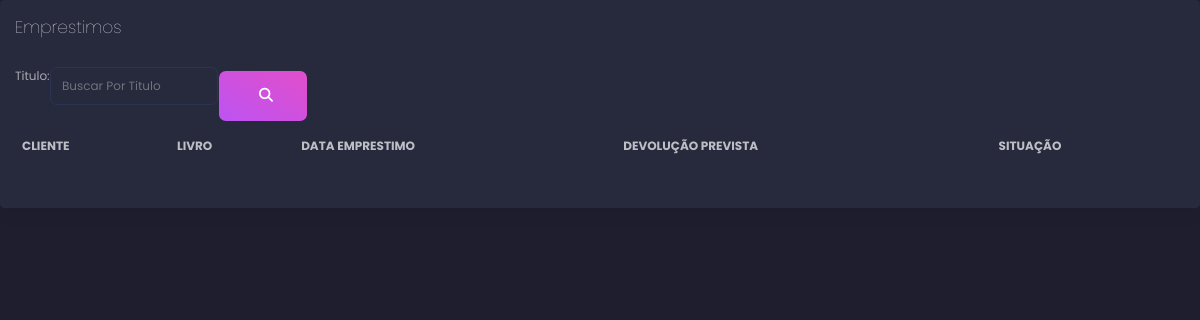
The app's page /emprestimo/listar_emprestimos/, older data.
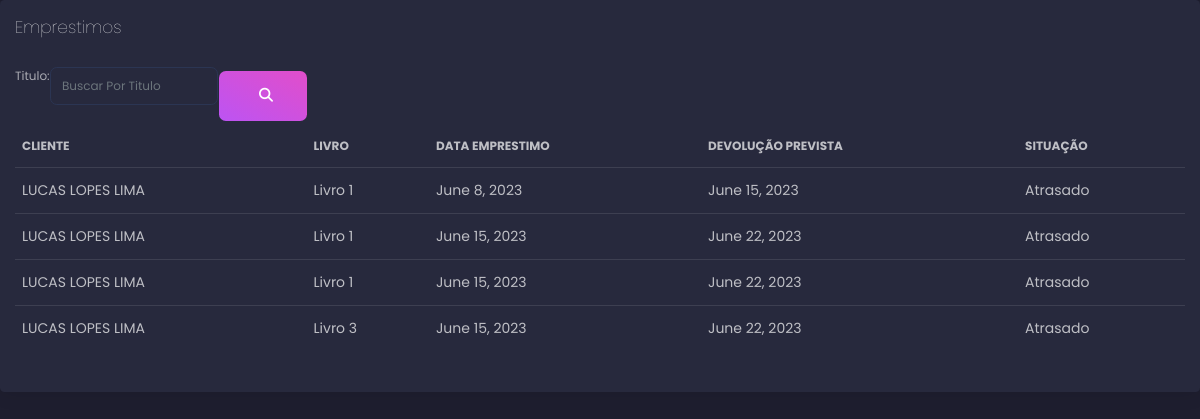
The same page, newer data.
### emprestimo/models.py (models this page shows, shortened)
class emprestimo(models.Model):
    livro = models.ForeignKey(livro, on_delete=models.CASCADE)
    cliente = models.ForeignKey(Cliente, on_delete=models.CASCADE)
    data_emprestimo = models.DateField()
    data_devolucao = models.DateField()
    situacao = models.BooleanField(default=False)

### clientes/models.py (models this page shows)
class Cliente(models.Model):
    nome = models.CharField(max_length=100)
    email = models.EmailField(unique=True)
    data_nascimento = models.DateField()
    endereco = models.CharField(max_length=200)
    telefone = models.CharField(max_length=30,default=9999-9999)
    pode_fazer_emprestimo = models.BooleanField(default=False)
    def __str__(self):
        return self.nome

### livro/models.py (models this page shows)
class livro(models.Model):
    titulo = models.CharField(max_length=30)
    authors = models.CharField(max_length=30)
    descricao = models.CharField(max_length=200)
    isbn = models.CharField(max_length=31)
    esta_disponivel = models.BooleanField(default=False)
    def __str__(self):
        return self.titulo

### emprestimo/views.py (the view)
# urls.py: path('listar_emprestimos/', views.listar_emprestimos,name='listar_emprestimos'),
def listar_emprestimos(request,titulo_livro="titulo_pesquisa"):
    if titulo_livro=="titulo_pesquisa":
        emprestimos = Emprestimo.objects.all()
    else:
        emprestimos = Emprestimo.objects.filter(livro__titulo=titulo_livro)
    return render(request,'listar_emprestimos.html',{'emprestimos':emprestimos, 'conteudo_pesquisa_form':searchBookForm})

### emprestimo/templates/listar_emprestimos.html (shortened to what this page needs)
{% extends 'base.html' %}
{% block content %}
<div class="content">
            <div class="row">
                <div class="col-md-12">
                    <div class="card">
                        <div class="card-header">
                            <h4 class="card-title">Emprestimos</h4>
                        </div>
                        <div class="card-body">
                            <div class="table-responsive">
                                <form method="POST" action="{% url 'emprestimo:pesquisar_emprestimo' %}" class="w-25 d-flex flex-row">
                                    {{ conteudo_pesquisa_form }}
                                    <button type="submit" class="btn btn-fill btn-primary">
                                        <i class="fa-sharp fa-solid fa-magnifying-glass"></i>
                                    </button>
                                </form>
                                <table class="table table-striped-columns">
                                    <thead>
                                        <tr>
                                            <th scope="col">Cliente</th>
                                            <th scope="col">Livro</th>
                                            <th scope="col">Data Emprestimo</th>
                                            <th scope="col">Devolução Prevista</th>
                                            <th scope="col">Situação</th>
                                        </tr>
                                    </thead>
                                    <tbody>
                                        {% for emprestimo in emprestimos %}
                                        <tr>
                                            <td>{{ emprestimo.cliente }} </td>
                                            <td>{{ emprestimo.livro }}</td>
                                            <td>{{ emprestimo.data_emprestimo }} </td>
                                            <td>{{ emprestimo.data_devolucao }} </td>
                                            {% if emprestimo.situacao %}
                                            <td>Em Dia</td>
                                            {% else %}
                                            <td>Atrasado</td>
                                            {% endif %}
                                        </tr>
                                        {% endfor %}
                                    </tbody>
                                </table>
                            </div>
                        </div>
                    </div>
{% endblock content %}

### usuario/templates/base.html (shortened to what this page needs)
{% load static %}
<!DOCTYPE html>
<html lang="en">
  <head>
    <link href="{% static 'usuario/css/black-dashboard.css' %}" rel="stylesheet"/>
    <link rel="stylesheet" href="https://cdn.jsdelivr.net/npm/flatpickr/dist/flatpickr.min.css">
  </head>
  <body>
    <div class="d-flex flex-row">
        {% block content %}{% endblock content %}
    </div>
  </body>
</html>

### usuario/templates/base.html (style rules this page uses)
body, html { margin: 0; padding: 0; }

Row changes from the older to the newer data that the page shows:
added emprestimo: cliente "LUCAS LOPES LIMA", livro "Livro 1", data_emprestimo "June 8, 2023", data_devolucao "June 15, 2023", situacao "Atrasado"
added emprestimo: cliente "LUCAS LOPES LIMA", livro "Livro 1", data_emprestimo "June 15, 2023", data_devolucao "June 22, 2023", situacao "Atrasado"
added emprestimo: cliente "LUCAS LOPES LIMA", livro "Livro 1", data_emprestimo "June 15, 2023", data_devolucao "June 22, 2023", situacao "Atrasado"
added emprestimo: cliente "LUCAS LOPES LIMA", livro "Livro 3", data_emprestimo "June 15, 2023", data_devolucao "June 22, 2023", situacao "Atrasado"
